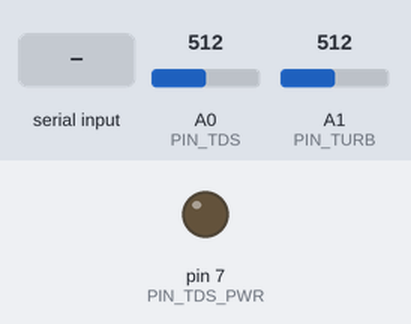
A sketch run on a simulated Arduino Uno, built with avr-gcc and run on an emulated ATmega328P. On the bench: output pins drawn as LEDs (lit = HIGH). Dashed ring = blinking. Inputs (shaded band) come from the test bench; at power-on: A0 (PIN_TDS) = 512, A1 (PIN_TURB) = 512. EEPROM starts erased; what the sketch prints to the serial monitor is not drawn.

Above: at 0.1 s.
At 3.6 s:
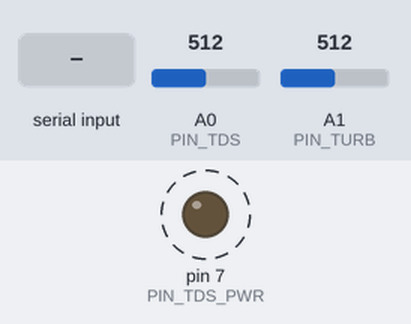
3.7 s: A0 (PIN_TDS) set to 0
6.7 s: A1 (PIN_TURB) set to 0
9.7 s: "clear\n" received over Serial
12.0 s: "reset\n" received over Serial
14.0 s: "tds 90\n" received over Serial
Timing chart, 0 to 17.0 s (numbered marks = the images above; inputs shaded):
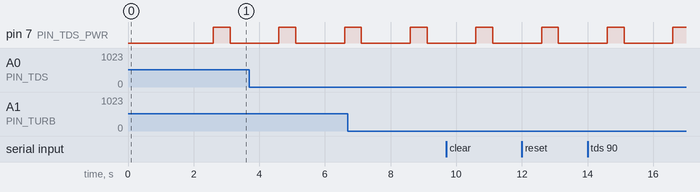

The sketch:

droplet_esp32_wifi.ino
```cpp
/*
 * ============================================================================
 * DROPLET — Smart Water Quality Monitoring System
 * Firmware for Arduino Uno (TDS on A0 + Turbidity on A1)
 * ============================================================================
 * Educational prototype. Not certified water-safety equipment.
 *
 * ⚠️ Important:
 * The Arduino Uno does NOT have onboard Wi-Fi. It streams sensor telemetry
 * over USB Serial (9600 baud) to the DROPLET Python gateway (`arduino/gateway.py`),
 * which forwards readings directly to the cloud backend and web dashboard.
 *
 * AUTHORITATIVE WIRING (Your Setup):
 *   --------------------------------------------------------------------------
 *   Sensor Wire         Arduino Uno Pin    Notes
 *   --------------------------------------------------------------------------
 *   TDS Red (+)         Uno 5V             Continuous 5V rail power
 *   TDS Black (-)       Uno GND            Common Ground
 *   TDS Yellow (Signal) Uno A0             Analog TDS input
 *
 *   Turbidity V         Uno 5V             Continuous 5V rail power
 *   Turbidity G         Uno GND            Common Ground
 *   Turbidity Signal    Uno A1             Analog Turbidity input
 *                       * Set the blue adapter board slide switch to 'A' (Analog)!
 *   --------------------------------------------------------------------------
 *
 * ARDUINO IDE SETUP:
 *   - Board       : "Arduino Uno"
 *   - Port        : Select the COM port where your Uno is plugged in
 *   - Serial Baud : 9600 (Line ending: "Newline")
 *   - Libraries   : None needed! Standard Arduino core libraries only.
 *
 * SERIAL MONITOR CALIBRATION COMMANDS (9600 baud, Newline):
 *   tds <ppm>   -> Place probe in standard solution (e.g. `tds 500`) -> saves TDS factor
 *   clear       -> Place turbidity probe in clean water -> saves 0 NTU clear-point
 *   turb <ntu>  -> Place turbidity probe in known NTU solution (e.g. `turb 100`) -> saves span
 *   show        -> Display current calibration stored in EEPROM
 *   reset       -> Erase saved calibration back to factory defaults
 * ============================================================================
 */

#include <Arduino.h>
#include <EEPROM.h>

const char* DEVICE_ID = "UNO-001";
const uint8_t PIN_TDS     = A0;
const uint8_t PIN_TURB    = A1;
const uint8_t PIN_TDS_PWR = 7;     // D7 (optional power gating pin; harmless when Red is on 5V)

const int SAMPLES = 30;
const unsigned long INTERVAL_MS = 2000; // Measure & stream every 2 seconds

struct Cal {
  uint16_t magic;
  float tdsK;
  float vClear;
  float vKnown;
  float ntuKnown;
  bool  turbOk;
};
Cal cal;
const uint16_t CAL_MAGIC = 0xA55A;

float lastTdsRaw = 0.0f;   // uncalibrated ppm from the last reading
float lastVTurb  = 0.0f;   // volts from the last turbidity reading

void loadCal() {
  EEPROM.get(0, cal);
  if (cal.magic != CAL_MAGIC) {
    cal.magic = CAL_MAGIC;
    cal.tdsK = 1.0f;
    cal.vClear = 2.5f;     // Default nominal clean water voltage (~2.5V - 3.0V)
    cal.vKnown = 1.0f;
    cal.ntuKnown = 500.0f;
    cal.turbOk = false;
  }
}

void saveCal() {
  EEPROM.put(0, cal);
}

// Measure the real 5V rail (mV) internally using the ATmega328P 1.1V bandgap reference
long readVccMv() {
  ADMUX = _BV(REFS0) | _BV(MUX3) | _BV(MUX2) | _BV(MUX1);
  delay(3);
  long sum = 0;
  for (int i = 0; i < 8; i++) {
    ADCSRA |= _BV(ADSC);
    while (bit_is_set(ADCSRA, ADSC));
    sum += ADC;
  }
  return 1125300L / (sum / 8);
}

// Median-style average of analogRead samples, returned in volts
float readVolts(uint8_t pin, float vcc) {
  analogRead(pin); // discard first reading after switching pin
  delay(10);
  int s[SAMPLES];
  for (int i = 0; i < SAMPLES; i++) {
    s[i] = analogRead(pin);
    delay(5);
  }
  // Insertion sort
  for (int i = 1; i < SAMPLES; i++) {
    int k = s[i], j = i - 1;
    while (j >= 0 && s[j] > k) {
      s[j + 1] = s[j];
      j--;
    }
    s[j + 1] = k;
  }
  // Interquartile mean (middle 50% of samples)
  long sum = 0;
  int from = SAMPLES / 4, to = SAMPLES - SAMPLES / 4;
  for (int i = from; i < to; i++) {
    sum += s[i];
  }
  return ((float)sum / (to - from)) * vcc / 1023.0f;
}

// TDS in ppm before calibration factor (assumes ambient ~25 C)
float tdsRawPpm(float v) {
  float ppm = (133.42f * v * v * v - 255.86f * v * v + 857.39f * v) * 0.5f;
  return ppm < 0.0f ? 0.0f : ppm;
}

// Turbidity in NTU (2-point span if calibrated, or standard curve fallback)
float turbidityNtu(float v) {
  if (cal.turbOk) {
    float span = cal.vClear - cal.vKnown;
    if (fabs(span) > 0.05f) {
      float ntu = (cal.vClear - v) * (cal.ntuKnown / span);
      return ntu < 0.0f ? 0.0f : ntu;
    }
  }
  // Standard Gravity turbidity response curve fallback (uncalibrated)
  if (v >= 2.5f) return 0.0f;
  if (v <= 0.5f) return 3000.0f;
  float ntu = -1120.4f * v * v + 5742.3f * v - 4352.9f;
  if (ntu < 0.0f) ntu = 0.0f;
  if (ntu > 3000.0f) ntu = 3000.0f;
  return ntu;
}

void showCal() {
  Serial.println(F("\n--- CURRENT CALIBRATION ---"));
  Serial.print(F("TDS factor K     : ")); Serial.println(cal.tdsK, 4);
  Serial.print(F("Clear-water V    : ")); Serial.print(cal.vClear, 3); Serial.println(F(" V"));
  Serial.print(F("Known-point V    : ")); Serial.print(cal.vKnown, 3);
  Serial.print(F(" V = "));              Serial.print(cal.ntuKnown, 1); Serial.println(F(" NTU"));
  Serial.print(F("Turbidity Ready  : ")); Serial.println(cal.turbOk ? F("YES (2-Point Active)") : F("NO (Using Standard Curve)"));
  Serial.println(F("---------------------------\n"));
}

void handleCommand(String cmd) {
  cmd.trim();
  cmd.toLowerCase();
  if (cmd.length() == 0) return;

  if (cmd.startsWith("tds ")) {
    float ref = cmd.substring(4).toFloat();
    if (ref > 0.0f && lastTdsRaw > 1.0f) {
      cal.tdsK = ref / lastTdsRaw;
      saveCal();
      Serial.print(F("Saved. TDS factor K = "));
      Serial.println(cal.tdsK, 4);
    } else {
      Serial.println(F("Need a reference ppm and a probe in solution (reading above 1 ppm)."));
    }
  } else if (cmd == "clear") {
    cal.vClear = lastVTurb;
    cal.turbOk = (cal.vClear - cal.vKnown) > 0.1f && cal.ntuKnown > 0.0f;
    saveCal();
    Serial.print(F("Saved clear-water V = "));
    Serial.println(cal.vClear, 3);
  } else if (cmd.startsWith("turb ")) {
    float ntu = cmd.substring(5).toFloat();
    if (ntu > 0.0f) {
      cal.vKnown = lastVTurb;
      cal.ntuKnown = ntu;
      cal.turbOk = (cal.vClear - cal.vKnown) > 0.1f;
      saveCal();
      Serial.print(F("Saved known point: "));
      Serial.print(cal.vKnown, 3);
      Serial.print(F(" V = "));
      Serial.print(ntu, 1);
      Serial.println(F(" NTU"));
      if (!cal.turbOk) {
        Serial.println(F("Set 'clear' first (clear water must read higher than the turbid point)."));
      }
    } else {
      Serial.println(F("Usage: turb <known_ntu>  (e.g., turb 100)"));
    }
  } else if (cmd == "show") {
    showCal();
  } else if (cmd == "reset") {
    cal.magic = 0;
    loadCal();
    saveCal();
    Serial.println(F("Calibration erased. Reset to factory defaults."));
  } else {
    Serial.println(F("Commands: tds <ppm> | clear | turb <ntu> | show | reset"));
  }
}

unsigned long lastRun = 0;

void setup() {
  Serial.begin(9600);
  pinMode(PIN_TDS_PWR, OUTPUT);
  digitalWrite(PIN_TDS_PWR, LOW);
  loadCal();

  Serial.println(F("\n========================================================"));
  Serial.println(F("  DROPLET Water Quality Telemetry — Arduino Uno        "));
  Serial.println(F("========================================================"));
  Serial.println(F("Wiring: TDS on A0 (5V), Turbidity on A1 (5V)"));
  Serial.println(F("Commands: tds <ppm> | clear | turb <ntu> | show | reset"));
  showCal();
  delay(2000); // Sensor stabilization delay
}

void loop() {
  // 1. Process Serial Monitor commands
  if (Serial.available()) {
    handleCommand(Serial.readStringUntil('\n'));
  }

  // 2. Measure and stream at fixed cadence
  if (millis() - lastRun < INTERVAL_MS) return;
  lastRun = millis();

  float vcc = readVccMv() / 1000.0f;

  // Turbidity first
  float vTurb = readVolts(PIN_TURB, vcc);

  // TDS reading
  digitalWrite(PIN_TDS_PWR, HIGH);
  delay(350);
  float vTds = readVolts(PIN_TDS, vcc);
  digitalWrite(PIN_TDS_PWR, LOW);

  lastVTurb  = vTurb;
  lastTdsRaw = tdsRawPpm(vTds);
  float tds  = lastTdsRaw * cal.tdsK;
  float ntu  = turbidityNtu(vTurb);

  // Diagnostic prints
  Serial.print(F("5V Rail: "));        Serial.print(vcc, 2);
  Serial.print(F(" V | TDS: "));       Serial.print(tds, 1);
  Serial.print(F(" ppm ("));           Serial.print(vTds, 3);
  Serial.print(F("V) | Turbidity: ")); Serial.print(ntu, 1);
  Serial.print(F(" NTU ("));           Serial.print(vTurb, 3);
  Serial.println(F("V)"));

  if (vTds < 0.02f) {
    Serial.println(F("   -> [TDS TIP] Probe in air reads 0 ppm. Submerge in water to measure!"));
  }
  if (vTurb < 0.05f) {
    Serial.println(F("   -> [TURB TIP] 0.00V detected. Check wiring and ensure switch is set to 'A' (Analog)!"));
  }

  // 3. Emit clean JSON line for gateway ingestion
  Serial.print(F("{\"device_id\":\"")); Serial.print(DEVICE_ID);
  Serial.print(F("\",\"tds\":"));       Serial.print(tds, 1);
  Serial.print(F(",\"turbidity\":"));   Serial.print(ntu, 1);
  Serial.println(F(",\"source\":\"ARDUINO_UNO\"}"));
  Serial.println(F("--------------------------------------------------"));
}
```
